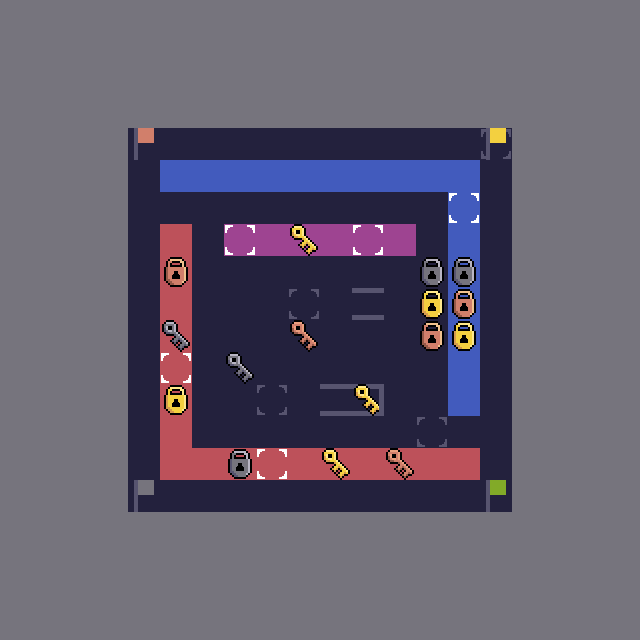

This is a level from a 2D game, rendered from its Tiled map with the project's own tilesets. A one-line summary and the complete map file follow:
An orthogonal 20x20 tile map with 32x32 px tiles, 6 tile layers (6, 1, 2, 3, ...).

<map version="1.5" tiledversion="1.5.0" orientation="orthogonal" renderorder="right-down" width="20" height="20" tilewidth="32" tileheight="32" infinite="0" nextlayerid="7" nextobjectid="1">
 <tileset firstgid="1" source="Swapper2.tsx" />
 <layer id="6" name="6" width="20" height="20">
  <data encoding="csv">
6,6,6,6,6,6,6,6,6,6,6,6,6,6,6,6,6,6,6,6,
6,6,6,6,6,6,6,6,6,6,6,6,6,6,6,6,6,6,6,6,
6,6,6,6,6,6,6,6,6,6,6,6,6,6,6,6,6,6,6,6,
6,6,6,6,6,6,6,6,6,6,6,6,6,6,6,6,6,6,6,6,
6,6,6,6,2,2,2,2,2,2,2,2,2,2,2,2,6,6,6,6,
6,6,6,6,2,1,1,1,1,1,1,1,1,1,1,2,6,6,6,6,
6,6,6,6,2,2,2,2,2,2,2,2,2,2,1,2,6,6,6,6,
6,6,6,6,2,5,2,4,4,4,4,4,4,2,1,2,6,6,6,6,
6,6,6,6,2,5,2,2,2,2,2,2,2,2,1,2,6,6,6,6,
6,6,6,6,2,5,2,2,2,2,2,2,2,2,1,2,6,6,6,6,
6,6,6,6,2,5,2,2,2,2,2,2,2,2,1,2,6,6,6,6,
6,6,6,6,2,5,2,2,2,2,2,2,2,2,1,2,6,6,6,6,
6,6,6,6,2,5,2,2,2,2,2,2,2,2,1,2,6,6,6,6,
6,6,6,6,2,5,2,2,2,2,2,2,2,2,2,2,6,6,6,6,
6,6,6,6,2,5,5,5,5,5,5,5,5,5,5,2,6,6,6,6,
6,6,6,6,2,2,2,2,2,2,2,2,2,2,2,2,6,6,6,6,
6,6,6,6,6,6,6,6,6,6,6,6,6,6,6,6,6,6,6,6,
6,6,6,6,6,6,6,6,6,6,6,6,6,6,6,6,6,6,6,6,
6,6,6,6,6,6,6,6,6,6,6,6,6,6,6,6,6,6,6,6,
6,6,6,6,6,6,6,6,6,6,6,6,6,6,6,6,6,6,6,6
</data>
 </layer>
 <layer id="1" name="1" width="20" height="20">
  <data encoding="csv">
0,0,0,0,0,0,0,0,0,0,0,0,0,0,0,0,0,0,0,0,
0,0,0,0,0,0,0,0,0,0,0,0,0,0,0,0,0,0,0,0,
0,0,0,0,0,0,0,0,0,0,0,0,0,0,0,0,0,0,0,0,
0,0,0,0,0,0,0,0,0,0,0,0,0,0,0,0,0,0,0,0,
0,0,0,0,0,0,0,0,0,0,0,0,0,0,0,0,0,0,0,0,
0,0,0,0,0,0,0,0,0,0,0,0,0,0,0,0,0,0,0,0,
0,0,0,0,0,0,0,0,0,0,0,0,0,0,21,0,0,0,0,0,
0,0,0,0,0,0,0,3,0,15,0,0,0,0,0,0,0,0,0,0,
0,0,0,0,0,11,0,0,0,0,0,0,0,13,13,0,0,0,0,0,
0,0,0,0,0,0,0,0,0,3,0,10,0,12,11,0,0,0,0,0,
0,0,0,0,0,16,0,0,0,14,0,0,0,11,12,0,0,0,0,0,
0,0,0,0,0,21,0,16,0,0,0,0,0,0,0,0,0,0,0,0,
0,0,0,0,0,12,0,0,3,0,10,10,0,0,0,0,0,0,0,0,
0,0,0,0,0,0,0,0,0,0,0,0,0,3,0,0,0,0,0,0,
0,0,0,0,0,0,0,13,21,0,15,0,14,0,0,0,0,0,0,0,
0,0,0,0,0,0,0,0,0,0,0,0,0,0,0,0,0,0,0,0,
0,0,0,0,0,0,0,0,0,0,0,0,0,0,0,0,0,0,0,0,
0,0,0,0,0,0,0,0,0,0,0,0,0,0,0,0,0,0,0,0,
0,0,0,0,0,0,0,0,0,0,0,0,0,0,0,0,0,0,0,0,
0,0,0,0,0,0,0,0,0,0,0,0,0,0,0,0,0,0,0,0
</data>
 </layer>
 <layer id="2" name="2" width="20" height="20">
  <data encoding="csv">
0,0,0,0,0,0,0,0,0,0,0,0,0,0,0,0,0,0,0,0,
0,0,0,0,0,0,0,0,0,0,0,0,0,0,0,0,0,0,0,0,
0,0,0,0,0,0,0,0,0,0,0,0,0,0,0,0,0,0,0,0,
0,0,0,0,0,0,0,0,0,0,0,0,0,0,0,0,0,0,0,0,
0,0,0,0,0,0,0,0,0,0,0,0,0,0,0,0,0,0,0,0,
0,0,0,0,0,0,0,0,0,0,0,0,0,0,0,0,0,0,0,0,
0,0,0,0,0,0,0,0,0,0,0,0,0,0,0,0,0,0,0,0,
0,0,0,0,0,0,0,0,0,0,0,0,0,0,0,0,0,0,0,0,
0,0,0,0,0,0,0,0,0,0,0,0,0,0,0,0,0,0,0,0,
0,0,0,0,0,0,0,0,0,0,0,7,0,0,0,0,0,0,0,0,
0,0,0,0,0,0,0,0,0,0,0,0,0,0,0,0,0,0,0,0,
0,0,0,0,0,0,0,0,0,0,0,0,0,0,0,0,0,0,0,0,
0,0,0,0,0,0,0,0,0,0,7,7,0,0,0,0,0,0,0,0,
0,0,0,0,0,0,0,0,0,0,0,0,0,0,0,0,0,0,0,0,
0,0,0,0,0,0,0,0,0,0,0,0,0,0,0,0,0,0,0,0,
0,0,0,0,0,0,0,0,0,0,0,0,0,0,0,0,0,0,0,0,
0,0,0,0,0,0,0,0,0,0,0,0,0,0,0,0,0,0,0,0,
0,0,0,0,0,0,0,0,0,0,0,0,0,0,0,0,0,0,0,0,
0,0,0,0,0,0,0,0,0,0,0,0,0,0,0,0,0,0,0,0,
0,0,0,0,0,0,0,0,0,0,0,0,0,0,0,0,0,0,0,0
</data>
 </layer>
 <layer id="3" name="3" width="20" height="20">
  <data encoding="csv">
0,0,0,0,0,0,0,0,0,0,0,0,0,0,0,0,0,0,0,0,
0,0,0,0,0,0,0,0,0,0,0,0,0,0,0,0,0,0,0,0,
0,0,0,0,0,0,0,0,0,0,0,0,0,0,0,0,0,0,0,0,
0,0,0,0,0,0,0,0,0,0,0,0,0,0,0,0,0,0,0,0,
0,0,0,0,0,0,0,0,0,0,0,0,0,0,0,3,0,0,0,0,
0,0,0,0,0,0,0,0,0,0,0,0,0,0,0,0,0,0,0,0,
0,0,0,0,0,0,0,0,0,0,0,0,0,0,0,0,0,0,0,0,
0,0,0,0,0,0,0,21,0,0,0,21,0,0,0,0,0,0,0,0,
0,0,0,0,0,0,0,0,0,0,0,0,0,0,0,0,0,0,0,0,
0,0,0,0,0,0,0,0,0,0,0,0,0,0,0,0,0,0,0,0,
0,0,0,0,0,0,0,0,0,0,0,0,0,0,0,0,0,0,0,0,
0,0,0,0,0,0,0,0,0,0,0,0,0,0,0,0,0,0,0,0,
0,0,0,0,0,0,0,0,0,0,0,15,0,0,0,0,0,0,0,0,
0,0,0,0,0,0,0,0,0,0,0,0,0,0,0,0,0,0,0,0,
0,0,0,0,0,0,0,0,0,0,0,0,0,0,0,0,0,0,0,0,
0,0,0,0,0,0,0,0,0,0,0,0,0,0,0,0,0,0,0,0,
0,0,0,0,0,0,0,0,0,0,0,0,0,0,0,0,0,0,0,0,
0,0,0,0,0,0,0,0,0,0,0,0,0,0,0,0,0,0,0,0,
0,0,0,0,0,0,0,0,0,0,0,0,0,0,0,0,0,0,0,0,
0,0,0,0,0,0,0,0,0,0,0,0,0,0,0,0,0,0,0,0
</data>
 </layer>
 <layer id="4" name="4" width="20" height="20">
  <data encoding="csv">
0,0,0,0,0,0,0,0,0,0,0,0,0,0,0,0,0,0,0,0,
0,0,0,0,0,0,0,0,0,0,0,0,0,0,0,0,0,0,0,0,
0,0,0,0,0,0,0,0,0,0,0,0,0,0,0,0,0,0,0,0,
0,0,0,0,0,0,0,0,0,0,0,0,0,0,0,0,0,0,0,0,
0,0,0,0,17,0,0,0,0,0,0,0,0,0,0,18,0,0,0,0,
0,0,0,0,0,0,0,0,0,0,0,0,0,0,0,0,0,0,0,0,
0,0,0,0,0,0,0,0,0,0,0,0,0,0,0,0,0,0,0,0,
0,0,0,0,0,0,0,0,0,0,0,0,0,0,0,0,0,0,0,0,
0,0,0,0,0,0,0,0,0,0,0,0,0,0,0,0,0,0,0,0,
0,0,0,0,0,0,0,0,0,0,0,0,0,0,0,0,0,0,0,0,
0,0,0,0,0,0,0,0,0,0,0,0,0,0,0,0,0,0,0,0,
0,0,0,0,0,0,0,0,0,0,0,0,0,0,0,0,0,0,0,0,
0,0,0,0,0,0,0,0,0,0,0,9,0,0,0,0,0,0,0,0,
0,0,0,0,0,0,0,0,0,0,0,0,0,0,0,0,0,0,0,0,
0,0,0,0,0,0,0,0,0,0,0,0,0,0,0,0,0,0,0,0,
0,0,0,0,20,0,0,0,0,0,0,0,0,0,0,19,0,0,0,0,
0,0,0,0,0,0,0,0,0,0,0,0,0,0,0,0,0,0,0,0,
0,0,0,0,0,0,0,0,0,0,0,0,0,0,0,0,0,0,0,0,
0,0,0,0,0,0,0,0,0,0,0,0,0,0,0,0,0,0,0,0,
0,0,0,0,0,0,0,0,0,0,0,0,0,0,0,0,0,0,0,0
</data>
 </layer>
 <layer id="5" name="5" width="20" height="20">
  <data encoding="csv">
0,0,0,0,0,0,0,0,0,0,0,0,0,0,0,0,0,0,0,0,
0,0,0,0,0,0,0,0,0,0,0,0,0,0,0,0,0,0,0,0,
0,0,0,0,0,0,0,0,0,0,0,0,0,0,0,0,0,0,0,0,
0,0,0,0,0,0,0,0,0,0,0,0,0,0,0,0,0,0,0,0,
0,0,0,0,0,0,0,0,0,0,0,0,0,0,0,0,0,0,0,0,
0,0,0,0,0,0,0,0,0,0,0,0,0,0,0,0,0,0,0,0,
0,0,0,0,0,0,0,0,0,0,0,0,0,0,0,0,0,0,0,0,
0,0,0,0,0,0,0,0,0,0,0,0,0,0,0,0,0,0,0,0,
0,0,0,0,0,0,0,0,0,0,0,0,0,0,0,0,0,0,0,0,
0,0,0,0,0,0,0,0,0,0,0,0,0,0,0,0,0,0,0,0,
0,0,0,0,0,0,0,0,0,0,0,0,0,0,0,0,0,0,0,0,
0,0,0,0,0,0,0,0,0,0,0,0,0,0,0,0,0,0,0,0,
0,0,0,0,0,0,0,0,0,0,0,0,0,0,0,0,0,0,0,0,
0,0,0,0,0,0,0,0,0,0,0,0,0,0,0,0,0,0,0,0,
0,0,0,0,0,0,0,0,0,0,0,0,0,0,0,0,0,0,0,0,
0,0,0,0,0,0,0,0,0,0,0,0,0,0,0,0,0,0,0,0,
0,0,0,0,0,0,0,0,0,0,0,0,0,0,0,0,0,0,0,0,
0,0,0,0,0,0,0,0,0,0,0,0,0,0,0,0,0,0,0,0,
0,0,0,0,0,0,0,0,0,0,0,0,0,0,0,0,0,0,0,0,
0,0,0,0,0,0,0,0,0,0,0,0,0,0,0,0,0,0,0,0
</data>
 </layer>
</map>
